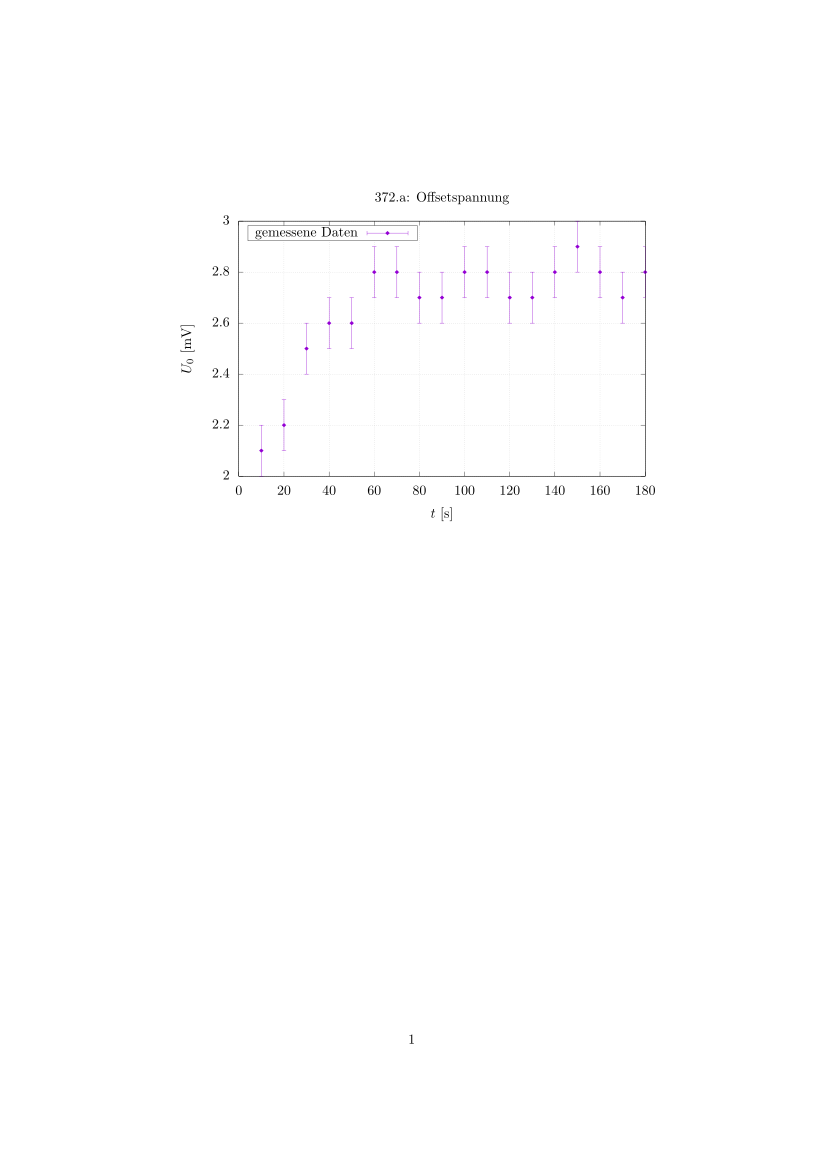

Reproduce this figure in gnuplot.
set terminal epslatex color
set output "output_a.tex"
set title '372.a: Offsetspannung'
set ylabel '$U_0$ [mV]'
set xlabel '$t$ [s]'
set grid
set key box top left width -3
plot 'a.dat' u 1:2:3 with yerrorbars title 'gemessene Daten' pt 13 pointsize 1

# pt 0 pixel
# pt 1 plus
# pt 13 dot
# lw linewidth
# ps pointsize
# yerrorbars uses last column
